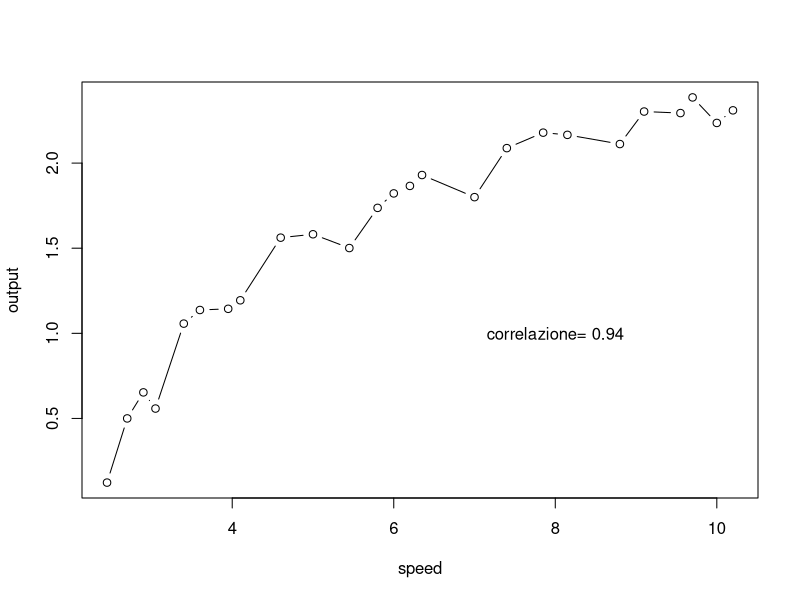
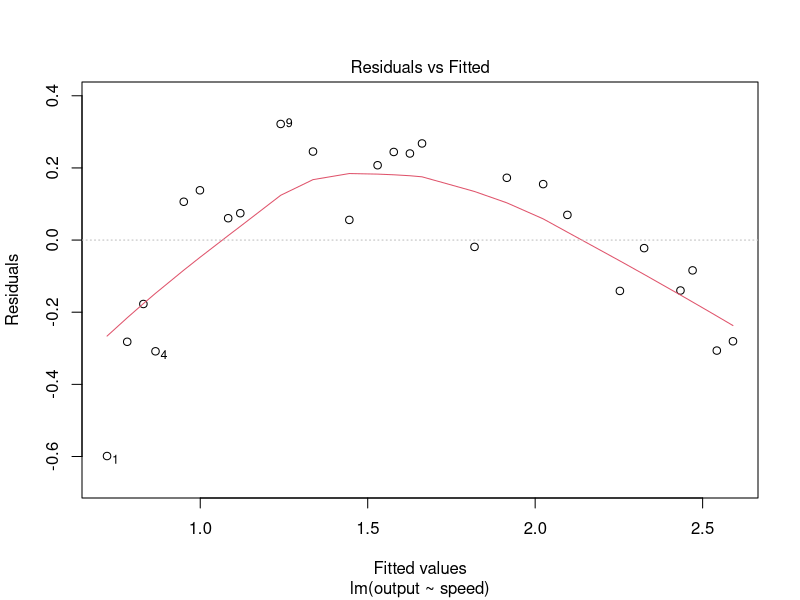
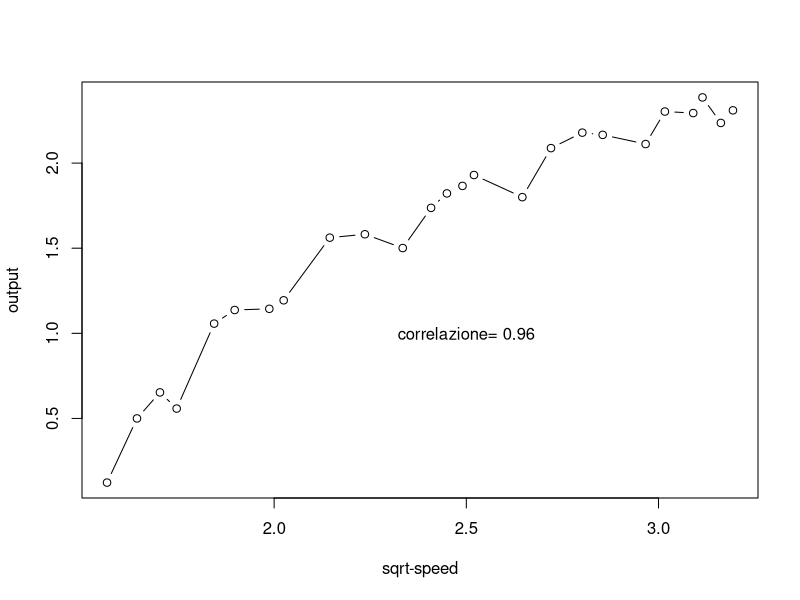
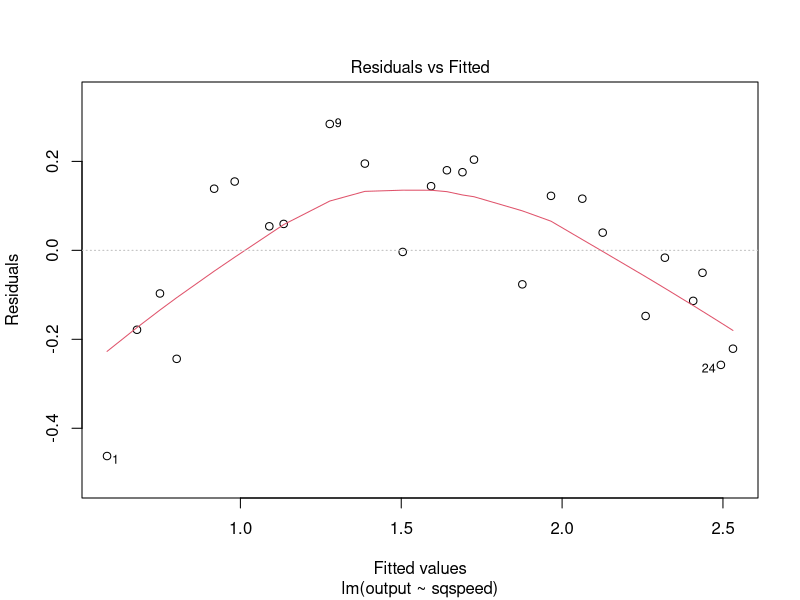

R code for these plots, in order:
#### esercitazione sulla regressione
#### dati di velocità del vento e produzione di energia elettrica
vento<-read.table("windspeed.txt",header=T,sep=",")
#### come prima cosa vediamo come si comportano i dati sia graficamente che in base alle statistiche di base

summary(vento)

plot(vento[,2],vento[,1],xlab="speed",ylab="output",type="b")
text(8,1,paste("correlazione=",round(cor(vento)[1,2],2)))
#la correlazione tra le due variabili è elevata dando indicazione che esiste un forte legame lineare tra le due
## quindi un modello lineare può essere molto indicato per descrivere la relazione tra le due
#in realtà sembra esserci una relazione parabolica che potrebbe disturbare la stima del modello


vento.reg1<-lm(output~speed,data=vento)

#### vediamo il risultato
summary(vento.reg1)
##### diagnostica grafica
#### grafico dei residui
plot(vento.reg1,which=1)

### l'intercetta non è significativa è quindi opportuno verificare se tramite una trasformazione delle variabili o di una sola è possibile ottenere un miglioramento nell'adattamento del modello

## trasformiamo la velocità (speed) con la radice quadrata
vento$sqspeed=sqrt(vento$speed)
plot(vento[,3],vento[,1],xlab="sqrt-speed",ylab="output",type="b")
text(2.5,1,paste("correlazione=",round(cor(vento)[3,1],2)))
#### stimiamo il modello e vediamo il risultato
vento.reg2=lm(output~sqspeed,data=vento)
summary(vento.reg2)
plot(vento.reg2,which=1)


